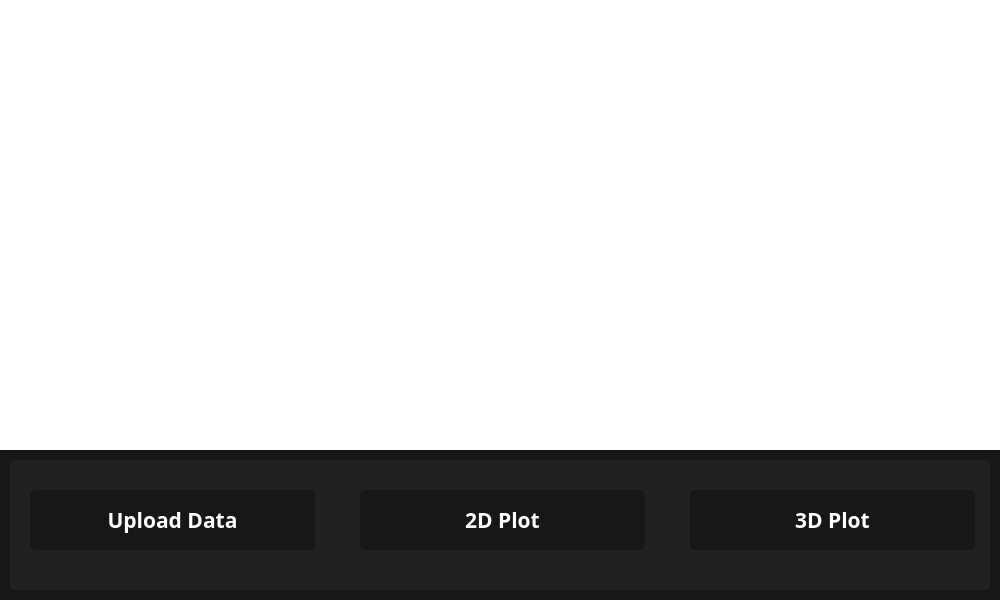
<?xml version="1.0" encoding="UTF-8"?>
<ui version="4.0">
 <class>CsvAuto</class>
 <widget class="QMainWindow" name="CsvAuto">
  <property name="geometry">
   <rect>
    <x>0</x>
    <y>0</y>
    <width>1000</width>
    <height>600</height>
   </rect>
  </property>
  <property name="windowTitle">
   <string>MainWindow</string>
  </property>
  <property name="styleSheet">
   <string notr="true">background-color: #171717;</string>
  </property>
  <widget class="QWidget" name="CsvAutoData">
   <widget class="QLabel" name="output_screen">
    <property name="geometry">
     <rect>
      <x>0</x>
      <y>0</y>
      <width>1000</width>
      <height>450</height>
     </rect>
    </property>
    <property name="font">
     <font>
      <family>Segoe UI Semibold</family>
      <pointsize>16</pointsize>
      <weight>75</weight>
      <bold>true</bold>
     </font>
    </property>
    <property name="styleSheet">
     <string notr="true">background-color: white;
</string>
    </property>
    <property name="text">
     <string/>
    </property>
    <property name="alignment">
     <set>Qt::AlignCenter</set>
    </property>
   </widget>
   <widget class="QPushButton" name="twod_plot">
    <property name="geometry">
     <rect>
      <x>360</x>
      <y>490</y>
      <width>285</width>
      <height>60</height>
     </rect>
    </property>
    <property name="font">
     <font>
      <family>Segoe UI Semibold</family>
      <pointsize>16</pointsize>
      <weight>75</weight>
      <bold>true</bold>
     </font>
    </property>
    <property name="styleSheet">
     <string notr="true">QPushButton{
background-color: #171717;
color: white;
border-radius: 5px;
}
QPushButton:hover {
    background-color: #fd8a44; 
    border-color: #fd8a44; 
}</string>
    </property>
    <property name="text">
     <string>2D Plot</string>
    </property>
   </widget>
   <widget class="QLabel" name="label">
    <property name="geometry">
     <rect>
      <x>10</x>
      <y>460</y>
      <width>980</width>
      <height>130</height>
     </rect>
    </property>
    <property name="sizePolicy">
     <sizepolicy hsizetype="Expanding" vsizetype="Expanding">
      <horstretch>0</horstretch>
      <verstretch>0</verstretch>
     </sizepolicy>
    </property>
    <property name="font">
     <font>
      <pointsize>20</pointsize>
     </font>
    </property>
    <property name="styleSheet">
     <string notr="true">background-color: #212121;
color: white;
border-radius: 5px;</string>
    </property>
    <property name="text">
     <string/>
    </property>
    <property name="alignment">
     <set>Qt::AlignHCenter|Qt::AlignTop</set>
    </property>
   </widget>
   <widget class="QPushButton" name="upload_data">
    <property name="geometry">
     <rect>
      <x>30</x>
      <y>490</y>
      <width>285</width>
      <height>60</height>
     </rect>
    </property>
    <property name="font">
     <font>
      <family>Segoe UI Semibold</family>
      <pointsize>16</pointsize>
      <weight>75</weight>
      <bold>true</bold>
     </font>
    </property>
    <property name="styleSheet">
     <string notr="true">QPushButton{
background-color: #171717;
color: white;
border-radius: 5px;
}
QPushButton:hover {
    background-color: #fd8a44; 
    border-color: #fd8a44; 
}</string>
    </property>
    <property name="text">
     <string>Upload Data</string>
    </property>
   </widget>
   <widget class="QPushButton" name="threed_plot">
    <property name="geometry">
     <rect>
      <x>690</x>
      <y>490</y>
      <width>285</width>
      <height>60</height>
     </rect>
    </property>
    <property name="font">
     <font>
      <family>Segoe UI Semibold</family>
      <pointsize>16</pointsize>
      <weight>75</weight>
      <bold>true</bold>
     </font>
    </property>
    <property name="styleSheet">
     <string notr="true">QPushButton{
background-color: #171717;
color: white;
border-radius: 5px;
}
QPushButton:hover {
    background-color: #fd8a44; 
    border-color: #fd8a44; 
}</string>
    </property>
    <property name="text">
     <string>3D Plot</string>
    </property>
   </widget>
   <zorder>output_screen</zorder>
   <zorder>label</zorder>
   <zorder>twod_plot</zorder>
   <zorder>upload_data</zorder>
   <zorder>threed_plot</zorder>
  </widget>
 </widget>
 <resources/>
 <connections/>
</ui>
